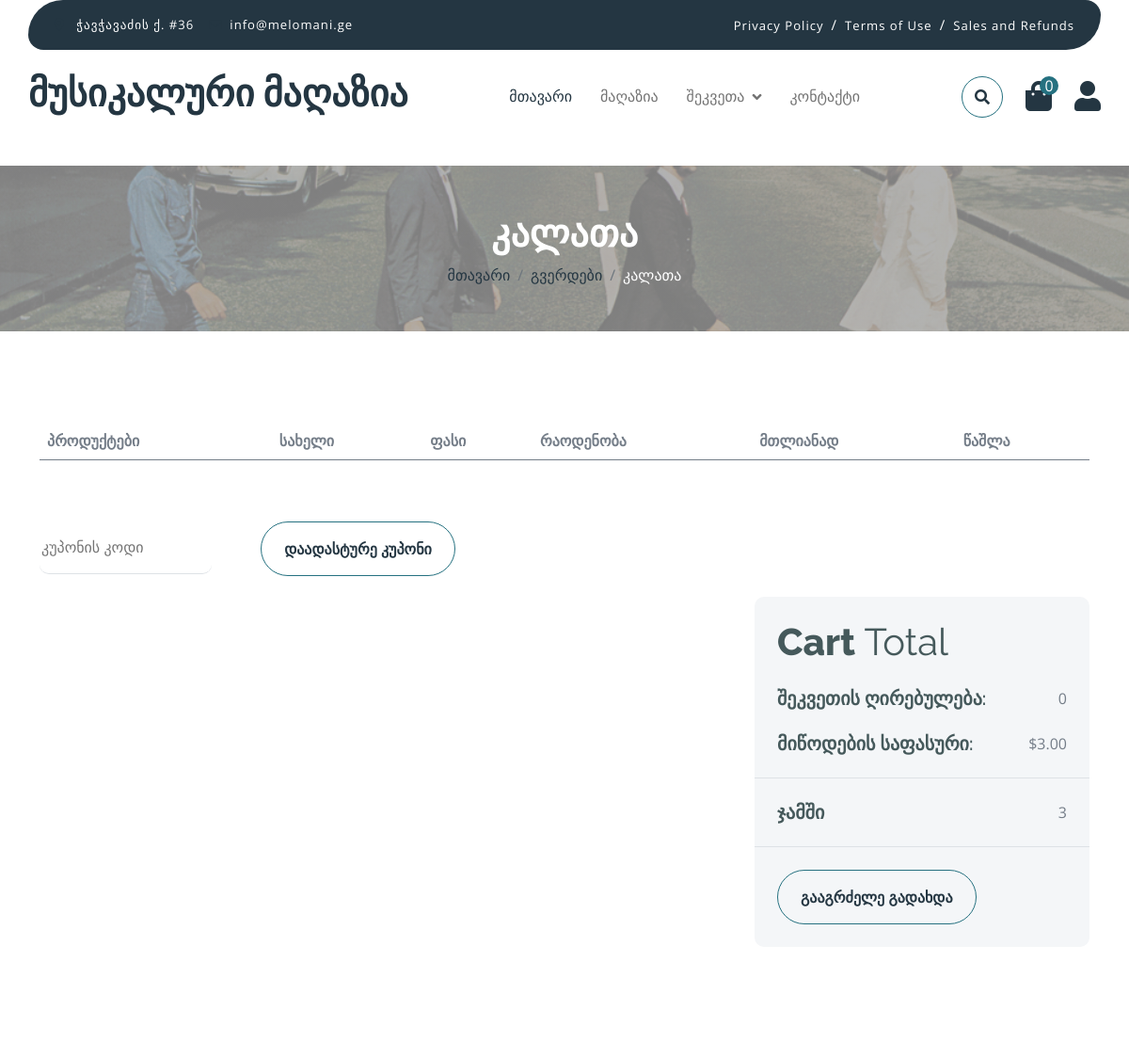
The page /order/cart/ (signed in, upper part) on the database as committed earlier.
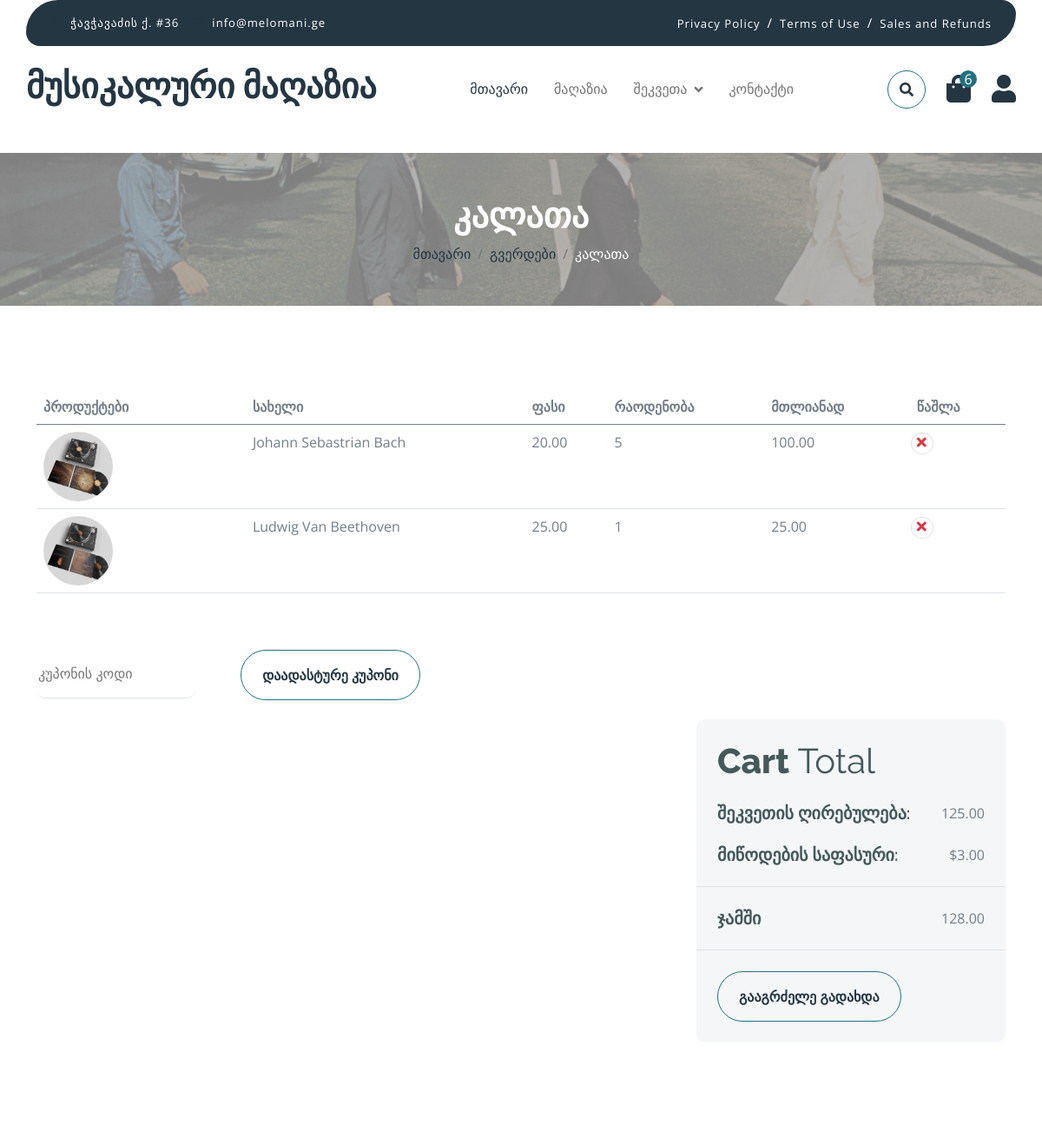
The same page on the database as committed later.
### order/models.py (models this page shows, shortened)
class CartItem(models.Model):
    cart = models.ForeignKey(Cart, on_delete=models.CASCADE, related_name='items')
    product = models.ForeignKey('store.Product', on_delete=models.CASCADE, blank=True, null=True)
    quantity = models.PositiveIntegerField(default=1)
    date_added = models.DateTimeField(auto_now_add=True)
    price = models.DecimalField(max_digits=10, decimal_places=2)
    @property
    def total_price(self):
        return self.product.price * self.quantity if self.product else 0

### store/models.py (models this page shows, shortened)
class Product(models.Model):
    id=models.AutoField(primary_key=True, auto_created=True)
    product_name = models.CharField(max_length=255, null=True, blank=True)
    slug = models.SlugField(unique=True, max_length=255, blank=True)
    image = models.ImageField('image', upload_to='static/img/', max_length=255, default='df_image.png')
    category_name = models.ManyToManyField(Category, related_name='products')
    quantity=models.IntegerField(null=True)
    price=models.DecimalField(max_digits=5, decimal_places=2)
    product_description = models.CharField(max_length=255, null=True, blank=True)

### order/views.py (the view)
# urls.py: path('cart/', CartView.as_view(), name='cart'),
class CartView(LoginRequiredMixin, View):
    template_name = 'order/cart.html'
    def get(self, request):
        cart=Cart.objects.get(user=request.user)
        cart_items=CartItem.objects.filter(cart=cart)
        total_price = sum(item.product.price * item.quantity for item in cart_items)
        shipping_fee = 3
        total = total_price + shipping_fee
        total_quantity = sum(item.quantity for item in cart_items)
        context = {
            'cart_items': cart_items,
            'total_price': total_price,
            'shipping_fee': shipping_fee,
            'total': total,
            'total_quantity': total_quantity
        }
        return render(request, self.template_name, context)

### templates/order/cart.html
{%extends "../base.html" %}
{% load static %}
{% block cart %}
        <div class="container-fluid page-header py-5">
            <h1 class="text-center text-white display-6">კალათა</h1>
            <ol class="breadcrumb justify-content-center mb-0">
                <li class="breadcrumb-item"><a href="#">მთავარი</a></li>
                <li class="breadcrumb-item"><a href="#">გვერდები</a></li>
                <li class="breadcrumb-item active text-white">კალათა</li>
            </ol>
        </div>
        <div class="container-fluid py-5">
            <div class="container py-5">
                <div class="table-responsive">
                    <table class="table">
                        <thead>
                          <tr>
                            <th scope="col">პროდუქტები</th>
                            <th scope="col">სახელი</th>
                            <th scope="col">ფასი</th>
                            <th scope="col">რაოდენობა</th>
                            <th scope="col">მთლიანად</th>
                            <th scope="col">წაშლა</th>
                          </tr>
                        </thead>
                        <tbody>
                            {% for item in cart_items %}
                            <tr>
                                <th scope="row">
                                    <div class="d-flex align-items-center">
                                        <img src="{{ item.product.image.url }}" class="img-fluid me-5 rounded-circle" style="width: 80px; height: 80px;" alt="">
                                    </div>
                                </th>
                                <td>{{item.product.product_name}}</td>
                                <td>{{item.price}}</td>
                                <td>{{item.quantity}}</td>
                                <td>{{item.total_price}}</td>
                                <td>
                                    <i class="fa fa-times text-danger"><a href="{% url 'order:remove_from_cart' item.product.id %}" class="btn btn-md rounded-circle border" style="margin-left: -18px; height: 25px;"></a></i>
                                </td>
                            </tr>
                            {% endfor %}
                        </tbody>
                    </table>
                </div>
                <div class="mt-5">
                    <input type="text" class="border-0 border-bottom rounded me-5 py-3 mb-4" placeholder="კუპონის კოდი">
                    <button class="btn border-secondary rounded-pill px-4 py-3 text-primary" type="button">დაადასტურე კუპონი</button>
                </div>
                <div class="row g-4 justify-content-end">
                    <div class="col-8"></div>
                    <div class="col-sm-8 col-md-7 col-lg-6 col-xl-4">
                        <div class="bg-light rounded">
                            <div class="p-4">
                                <h1 class="display-6 mb-4">Cart <span class="fw-normal">Total</span></h1>
                                <div class="d-flex justify-content-between mb-4">
                                    <h5 class="mb-0 me-4">შეკვეთის ღირებულება:</h5>
                                    <p class="mb-0">{{total_price}}</p>
                                </div>
                                <div class="d-flex justify-content-between">
                                    <h5 class="mb-0 me-4">მიწოდების საფასური:</h5>
                                    <div class="">
                                        <p class="mb-0">$3.00</p>
                                    </div>
                                </div>
                            </div>
                            <div class="py-4 mb-4 border-top border-bottom d-flex justify-content-between">
                                <h5 class="mb-0 ps-4 me-4">ჯამში</h5>
                                <p class="mb-0 pe-4">{{total}}</p>
                            </div>
                            <button class="btn border-secondary rounded-pill px-4 py-3 text-primary text-uppercase mb-4 ms-4" type="button">გააგრძელე გადახდა</button>
                        </div>
                    </div>
                </div>
            </div>
        </div>
{% endblock %}

### templates/base.html (shortened to what this page needs)
{% load static %}
<!DOCTYPE html>
<html lang="en">
    <head>
        <link rel="stylesheet" href="https://use.fontawesome.com/releases/v5.15.4/css/all.css"/>
        <link href="https://cdn.jsdelivr.net/npm/bootstrap-icons@1.4.1/font/bootstrap-icons.css" rel="stylesheet">
        <link href="{% static 'lib/lightbox/css/lightbox.min.css' %}" rel="stylesheet">
        <link href="{% static 'lib/owlcarousel/assets/owl.carousel.min.css' %}" rel="stylesheet">
        <link href="{% static 'css/bootstrap.min.css' %}" rel="stylesheet">
        <link href=" {% static 'css/style.css' %}" rel="stylesheet">
    </head>
    <body>
            <div class="container-fluid fixed-top">
                <div class="container topbar bg-primary d-none d-lg-block">
                    <div class="d-flex justify-content-between">
                        <div class="top-info ps-2">
                            <small class="me-3"><i class="fas fa-map-marker-alt me-2 text-secondary"></i> <a href="#" class="text-white">ჭავჭავაძის ქ. #36</a></small>
                            <small class="me-3"><i class="fas fa-envelope me-2 text-secondary"></i><a href="#" class="text-white">info@melomani.ge</a></small>
                        </div>
                        <div class="top-link pe-2">
                            <a href="#" class="text-white"><small class="text-white mx-2">Privacy Policy</small>/</a>
                            <a href="#" class="text-white"><small class="text-white mx-2">Terms of Use</small>/</a>
                            <a href="#" class="text-white"><small class="text-white ms-2">Sales and Refunds</small></a>
                        </div>
                    </div>
                </div>
                <div class="container px-0">
                    <nav class="navbar navbar-light bg-white navbar-expand-xl">
                        <a href="{% url 'store' %}" class="navbar-brand"><h1 class="text-primary display-6">მუსიკალური მაღაზია</h1></a>
                        <div class="collapse navbar-collapse bg-white" id="navbarCollapse">
                            <div class="navbar-nav mx-auto">
                                <a href="{% url 'store' %}" class="nav-item nav-link active">მთავარი</a>
                                <a href="{% url 'shop' %}" class="nav-item nav-link">მაღაზია</a>
                                <div class="nav-item dropdown">
                                    <a href="#" class="nav-link dropdown-toggle" data-bs-toggle="dropdown">შეკვეთა</a>
                                </div>
                                <a href="{% url 'contact' %}" class="nav-item nav-link">კონტაქტი</a>
                            </div>
                            <div class="d-flex m-3 me-0">
                                <button class="btn-search btn border border-secondary btn-md-square rounded-circle bg-white me-4" data-bs-toggle="modal" data-bs-target="#searchModal"><i class="fas fa-search text-primary"></i></button>
                                <a href="{% url 'order:cart' %}" class="position-relative me-4 my-auto">
                                    <i class="fa fa-shopping-bag fa-2x"></i>
                                    <span class="position-absolute bg-secondary rounded-circle d-flex align-items-center justify-content-center text-white px-1" style="top: -5px; left: 15px; height: 20px; min-width: 20px;">{{total_quantity}}</span>
                                </a>
                                <a href="" class="my-auto">
                                    <i class="fas fa-user fa-2x"></i>
                                </a>
                            </div>
                        </div>
                    </nav>
                </div>
            </div>
        {% block cart %} {% endblock %}
    </body>
</html>

### static/css/style.css (style rules this page uses)
.btn { font-weight: 600; transition: .5s; }
.btn-md-square { width: 44px; height: 44px; }
.btn-square, .btn-sm-square, .btn-md-square, .btn-lg-square { padding: 0; display: flex; align-items: center; justify-content: center; font-weight: normal; }
.btn.border-secondary { transition: 0.5s; }
.fixed-top { transition: 0.5s; background: var(--bs-white); border: 0; }
.topbar { padding: 20px; border-radius: 230px 100px; }
.topbar .top-info { font-size: 15px; line-height: 0; letter-spacing: 1px; display: flex; align-items: center; }
.topbar .top-link { font-size: 15px; line-height: 0; letter-spacing: 1px; display: flex; align-items: center; }
.topbar .top-link a { letter-spacing: 1px; }
.navbar .navbar-nav .nav-link { padding: 10px 15px; font-size: 16px; transition: .5s; }
.navbar { height: 100px; border-bottom: 1px solid rgba(255, 255, 255, .1); }
.navbar .navbar-nav .nav-link:hover, .navbar .navbar-nav .nav-link.active, .fixed-top.bg-white .navbar .navbar-nav .nav-link:hover, .fixed-top.bg-white .navbar .navbar-nav .nav-link.active { color: var(--bs-primary); }
.navbar .dropdown-toggle::after { border: none; content: "\f107"; font-family: "Font Awesome 5 Free"; font-weight: 700; vertical-align: middle; margin-left: 8px; }
.page-header { position: relative; background: linear-gradient(rgba(0, 0, 0, 0.3), rgba(0, 0, 0, 0.3)), url(../img/thebeatles.png); background-position: center center; background-repeat: no-repeat; background-size: cover; }
@media (min-width: 992px) { .hero-header, .page-header { margin-top: 152px !important; } }

Rows that differ between the two databases and show on the page:
added CartItem: product.image (picture), product.product_name "Johann Sebastrian Bach", price "20.00", quantity "5", total_price "100.00"
added CartItem: product.image (picture), product.product_name "Ludwig Van Beethoven", price "25.00", quantity "1", total_price "25.00"
Other text that changed with them:
{{ total_quantity }}: "0" → "6"
{{ total_price }}: "0" → "125.00"
{{ total }}: "3" → "128.00"
